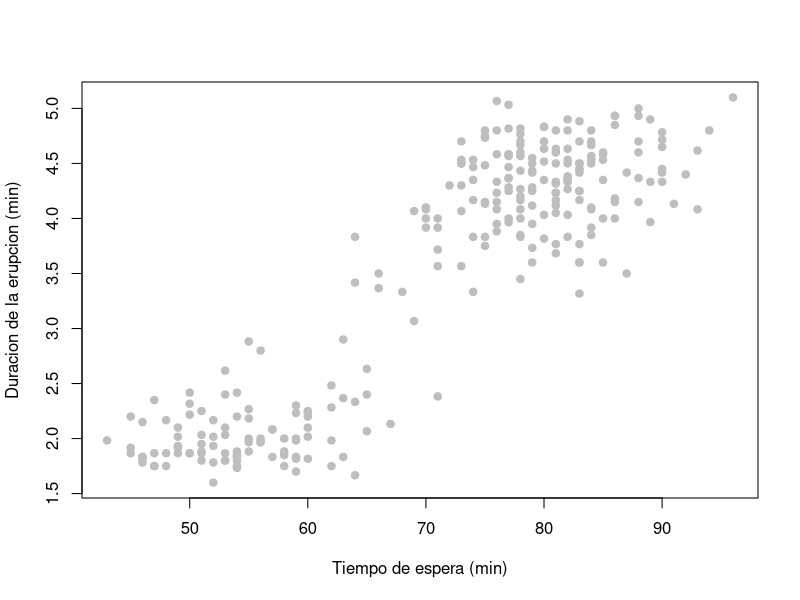
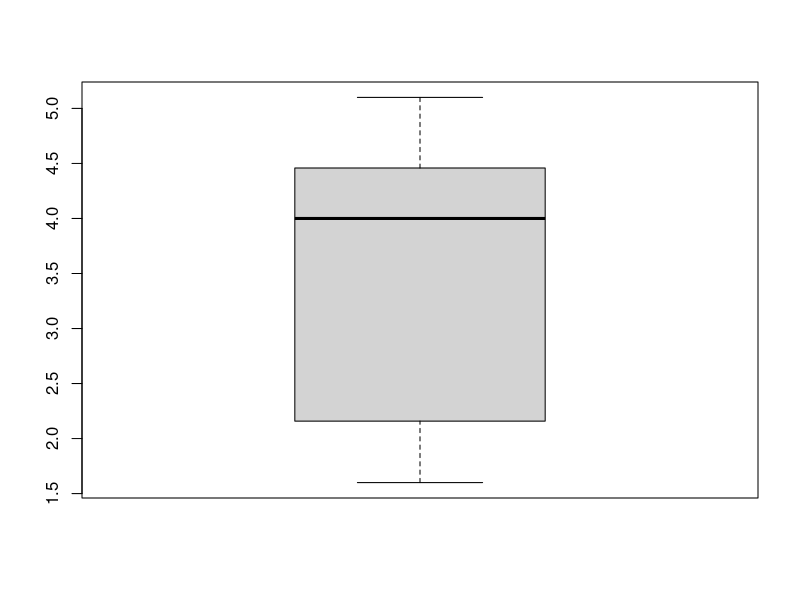

Generate these figures, in order, with R:
# Correlacion 
# Importar datos de altura y diametro

erupciones <- faithful
                                  
# Crear un grafico base para revisar el comportamiento 
# de las dos variables numericas 

plot(erupciones$waiting, erupciones$eruptions,
     xlab = "Tiempo de espera (min)",
     ylab = "Duracion de la erupcion (min)",
     pch = 19, col = "grey")

# Conocer el rango del tiempo 
range(erupciones$waiting)

# Conocer el rango de la erupcion 
range(erupciones$eruptions)

boxplot(erupciones$eruptions)
fivenum(erupciones$eruptions)

cor.test(erupciones$eruptions, erupciones$waiting)
